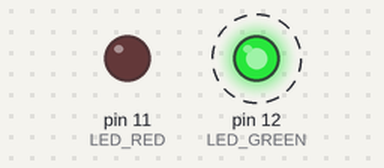
Recording of a sketch running on a simulated Arduino Uno, built with avr-gcc and run on an emulated ATmega328P. Parts: output pins drawn as LEDs (lit = HIGH). Dashed ring = blinking.

Above: at 0.12 s.
Timing chart, 0 to 3.0 s (numbered marks = the images above):
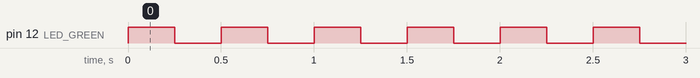

The sketch:

BlinkyTest.ino
```cpp
#define LED_RED 11
#define LED_GREEN 12

void setup() {

  // Define output pins
  pinMode(LED_RED, OUTPUT);
  pinMode(LED_GREEN, OUTPUT);

  // Set output values
  digitalWrite(LED_RED, LOW);
  digitalWrite(LED_GREEN, LOW);
}


void loop() {
digitalWrite(LED_GREEN, HIGH);
delay(250);
digitalWrite(LED_GREEN, LOW);
delay(250);
}
```

Measured:
- by itself, pin 12 (LED_GREEN): alternates HIGH for 0.25 s and LOW for 0.25 s
